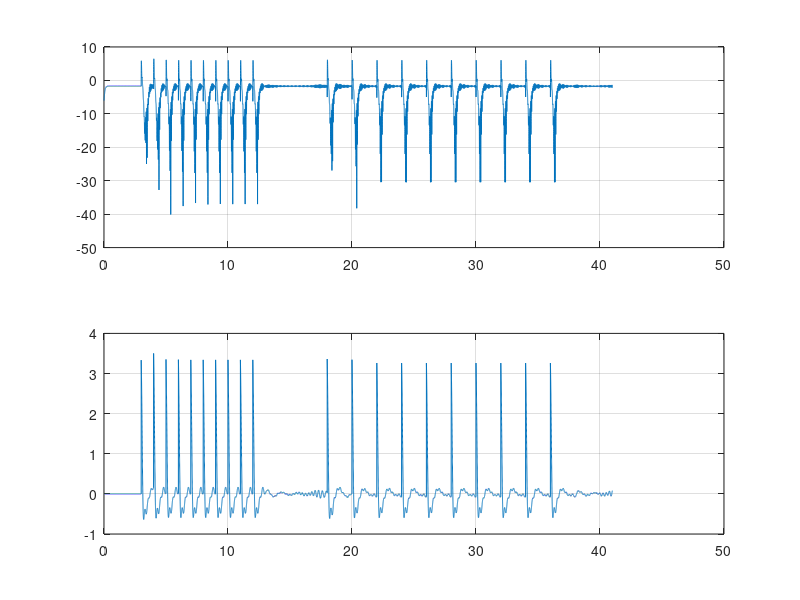

Write MATLAB code to recreate this figure. (Note: this script raises an error after producing the figure.)
%%
clear all;close all;clc;

% parameters for the 1st layer in the network
freqs1 = logspace(-0.1,0.6,30)';
nfreqs1 = length(freqs1);
z10 = 0.00001*ones(nfreqs1,1); % initial complex state of the oscillators
alpha1 = 0*ones(nfreqs1,1);
beta11 = -300*ones(nfreqs1,1);
beta12 = 0*ones(nfreqs1,1);
epsilon1 = 1*ones(nfreqs1,1);

% parameters for the 2nd layer in the network
freqs2 = 20;
nfreqs2 = length(freqs2);
z20 = 0.5*ones(nfreqs2,1); % initial complex state of the oscillators
alpha2 = 10*ones(nfreqs2,1);
beta21 = -15*ones(nfreqs2,1);
beta22 = 0*ones(nfreqs2,1);
epsilon2 = 1*ones(nfreqs2,1);

c = 50; % coupling strength between the two layers

% parameters for time
fs = 1000;
begin_t = 3; % in seconds
T = 1/fs;
time = 0:T:begin_t-T;

z_all = [];
t_all = [];

%%% Integrate the beginning of the function
% note this initial segment has no input
% write the ODE for z dot
full_sys = @(t,z,alpha1,beta11,beta12,epsilon1,alpha2,beta21,beta22,epsilon2,freqs1,freqs2,c)  ...
    [z(1:nfreqs2).*(alpha2 + 1i*2*pi*freqs2 + beta21.*abs(z(1:nfreqs2)).^2 + ...
    (epsilon2.*beta22.*abs(z(1:nfreqs2)).^4)./(1-epsilon2.*abs(z(1:nfreqs2)).^2)) + ...
    c*sum(z((nfreqs2+1:nfreqs2+nfreqs1)));
    z(nfreqs2+1:nfreqs2+nfreqs1).*(alpha1 + 1i*2*pi*freqs1 + beta11.*abs(z(nfreqs2+1:nfreqs2+nfreqs1)).^2 + ...
    (epsilon1.*beta12.*abs(z(nfreqs2+1:nfreqs2+nfreqs1)).^4)./(1-epsilon1.*abs(z(nfreqs2+1:nfreqs2+nfreqs1)).^2))];
% integrate the ode to obtain the amplitude
[time,z_i] = ode45(@(t,z) full_sys(t,z,alpha1,beta11,beta12,epsilon1,alpha2,beta21,beta22,epsilon2,freqs1,freqs2,c),time,[z20' z10']);

z_all = [z_all z_i'];
t_all = [t_all time'];

%%% Period of Stimulation 1: at 1.6Hz
% parameters for time during impulse stimulation
num_pulses = 10;
F = 0.1; % forcing amplitude
f = 1; % period of stimulation in Hz
stim_t = 1/f; % in seconds
time = t_all(end)+T:T:t_all(end)+stim_t;

for istim = 1:num_pulses
    
    z20 = z_all(1:nfreqs2,end);
    z10 = z_all(nfreqs2+1:nfreqs2+nfreqs1,end) + (F./(1-sqrt(epsilon1).*F)).*(1./(1-sqrt(epsilon1).*conj(z_all(nfreqs2+1:nfreqs2+nfreqs1,end))));
    
    % write the ODE for z dot during stimulation
    full_sys = @(t,z,alpha1,beta11,beta12,epsilon1,alpha2,beta21,beta22,epsilon2,freqs1,freqs2,c)  ...
        [z(1:nfreqs2).*(alpha2 + 1i*2*pi*freqs2 + beta21.*abs(z(1:nfreqs2)).^2 + (epsilon2.*beta22.*abs(z(1:nfreqs2)).^4)./(1-epsilon2.*abs(z(1:nfreqs2)).^2)) + c*sum(z((nfreqs2+1:nfreqs2+nfreqs1)));
        z(nfreqs2+1:nfreqs2+nfreqs1).*(alpha1 + 1i*2*pi*freqs1 + beta11.*abs(z(nfreqs2+1:nfreqs2+nfreqs1)).^2 + (epsilon1.*beta12.*abs(z(nfreqs2+1:nfreqs2+nfreqs1)).^4)./(1-epsilon1.*abs(z(nfreqs2+1:nfreqs2+nfreqs1)).^2))];
    % integrate the ode to obtain the amplitude
    [time,z_i] = ode45(@(t,z) full_sys(t,z,alpha1,beta11,beta12,epsilon1,alpha2,beta21,beta22,epsilon2,freqs1,freqs2,c),time,[z20' z10']);
    
    z_all = [z_all z_i'];
    t_all = [t_all time'];
    
    % update time vector
    time = t_all(end)+T:T:t_all(end)+stim_t;
    
end

%%% let the system relax after stimulation
% parameters for time after stimulation
relax_t = 5; % in seconds
time = t_all(end)+T:T:t_all(end)+relax_t;

z20 = z_all(1:nfreqs2,end);
z10 = z_all(nfreqs2+1:nfreqs2+nfreqs1,end);

% write the ODE for z dot during relaxation
full_sys = @(t,z,alpha1,beta11,beta12,epsilon1,alpha2,beta21,beta22,epsilon2,freqs1,freqs2,c)  ...
    [z(1:nfreqs2).*(alpha2 + 1i*2*pi*freqs2 + beta21.*abs(z(1:nfreqs2)).^2 + (epsilon2.*beta22.*abs(z(1:nfreqs2)).^4)./(1-epsilon2.*abs(z(1:nfreqs2)).^2)) + c*sum(z((nfreqs2+1:nfreqs2+nfreqs1)));
    z(nfreqs2+1:nfreqs2+nfreqs1).*(alpha1 + 1i*2*pi*freqs1 + beta11.*abs(z(nfreqs2+1:nfreqs2+nfreqs1)).^2 + (epsilon1.*beta12.*abs(z(nfreqs2+1:nfreqs2+nfreqs1)).^4)./(1-epsilon2.*abs(z(nfreqs2+1:nfreqs2+nfreqs1)).^2))];
% integrate the ode to obtain the amplitude
[time,z_i] = ode45(@(t,z) full_sys(t,z,alpha1,beta11,beta12,epsilon1,alpha2,beta21,beta22,epsilon2,freqs1,freqs2,c),time,[z20' z10']);

z_all = [z_all z_i'];
t_all = [t_all time'];

%%% Period of Stimulation 2: at 2.2Hz
% parameters for time during impulse stimulation
f = 0.5; % period of stimulation in Hz
stim_t = 1/f; % in seconds
time = t_all(end)+T:T:t_all(end)+stim_t;

for istim = 1:num_pulses
    
    z20 = z_all(1:nfreqs2,end);
    z10 = z_all(nfreqs2+1:nfreqs2+nfreqs1,end) + (F./(1-sqrt(epsilon1).*F)).*(1./(1-sqrt(epsilon1).*conj(z_all(nfreqs2+1:nfreqs2+nfreqs1)')));
    
    % write the ODE for z dot during stimulation
    full_sys = @(t,z,alpha1,beta11,beta12,epsilon1,alpha2,beta21,beta22,epsilon2,freqs1,freqs2,c)  ...
        [z(1:nfreqs2).*(alpha2 + 1i*2*pi*freqs2 + beta21.*abs(z(1:nfreqs2)).^2 + (epsilon2.*beta22.*abs(z(1:nfreqs2)).^4)./(1-epsilon2.*abs(z(1:nfreqs2)).^2)) + c*sum(z((nfreqs2+1:nfreqs2+nfreqs1)));
        z(nfreqs2+1:nfreqs2+nfreqs1).*(alpha1 + 1i*2*pi*freqs1 + beta11.*abs(z(nfreqs2+1:nfreqs2+nfreqs1)).^2 + (epsilon1.*beta12.*abs(z(nfreqs2+1:nfreqs2+nfreqs1)).^4)./(1-epsilon2.*abs(z(nfreqs2+1:nfreqs2+nfreqs1)).^2))];
    % integrate the ode to obtain the amplitude
    [time,z_i] = ode45(@(t,z) full_sys(t,z,alpha1,beta11,beta12,epsilon1,alpha2,beta21,beta22,epsilon2,freqs1,freqs2,c),time,[z20' z10']);
    
    z_all = [z_all z_i'];
    t_all = [t_all time'];
    
    % update time vector
    time = t_all(end)+T:T:t_all(end)+stim_t;
    
end

%%% let the system relax after stimulation
% parameters for time after stimulation
end_t = 3; % in seconds
time = t_all(end)+T:T:t_all(end)+end_t;

z20 = z_all(1:nfreqs2,end);
z10 = z_all(nfreqs2+1:nfreqs2+nfreqs1,end);

% write the ODE for z dot during stimulation
full_sys = @(t,z,alpha1,beta11,beta12,epsilon1,alpha2,beta21,beta22,epsilon2,freqs1,freqs2,c)  ...
    [z(1:nfreqs2).*(alpha2 + 1i*2*pi*freqs2 + beta21.*abs(z(1:nfreqs2)).^2 + (epsilon2.*beta22.*abs(z(1:nfreqs2)).^4)./(1-epsilon2.*abs(z(1:nfreqs2)).^2)) + c*sum(z((nfreqs2+1:nfreqs2+nfreqs1)));
    z(nfreqs2+1:nfreqs2+nfreqs1).*(alpha1 + 1i*2*pi*freqs1 + beta11.*abs(z(nfreqs2+1:nfreqs2+nfreqs1)).^2 + (epsilon1.*beta12.*abs(z(nfreqs2+1:nfreqs2+nfreqs1)).^4)./(1-epsilon2.*abs(z(nfreqs2+1:nfreqs2+nfreqs1)).^2))];
% integrate the ode to obtain the amplitude
[time,z_i] = ode45(@(t,z) full_sys(t,z,alpha1,beta11,beta12,epsilon1,alpha2,beta21,beta22,epsilon2,freqs1,freqs2,c),time,[z20' z10']);

z_all = [z_all z_i'];
t_all = [t_all time'];

figure(1)
subplot(2,1,1)
plot(t_all,20*log10(abs(z_all(1,:))))
grid on
subplot(2,1,2)
plot(t_all,sum((z_all(2:end,:))))
grid on

figure(2)
spectrogram(conj(z_all(1,:)),hann(128),100,2^nextpow2(20000),fs,'yaxis')
title('Spectrum of the Beta Oscillator (2nd layer)')
ylim([0 100])
caxis([-70 -10])

figure(3)
polar(angle(z_all(1,:)),abs(z_all(1,:)))
%%
% old version starts beyond this line:

for ifreq = 1:nfreqs1
    max_abs = 0.22;
    figure(1)
    subplot(1,nfreqs1,ifreq)
    plot(t_all,abs(z_all(ifreq,:)))
    title(sprintf('%.2f Hz',freqs1(ifreq)))
    axis([t_all(1) t_all(end) 0 max_abs])
    grid on
    xlabel('Time (s)')
    ylabel('Magnitude')
    figure(2)
    subplot(1,nfreqs1,ifreq)
    polar(pi,max_abs)
    hold on
    polar(angle(z_all(ifreq,:)),abs(z_all(ifreq,:)))
    hold on
    grid on
end

%%
clear all;clf(1);clf(2);clc;

% parameters of the network
freqs1 = logspace(0,0.6,20);
nfreqs1 = length(freqs1);


z_all_freqs = [];

for ifreq=1:nfreqs1
    
    
    % parameters of the oscillator
    z10 = 0.001; % initial complex state of the oscillator
    alpha1 = 0;
    beta11 = -100;
    beta12 = 0;
    epsilon1 = 1;
    
    % parameters for time
    fs = 1000;
    begin_t = 2; % in seconds
    T = 1/fs;
    time = 0:T:begin_t-T;
    
    z_all = [];
    t_all = [];
    
    %%% Integrate the beginning of the function
    % note this initial segment has no input
    % write the ODE for z dot
    full_sys = @(t,z,alpha,beta1,beta2,epsilon,freqs)  ...
        z*(alpha + 1i*2*pi*freqs(ifreq) + beta1*abs(z)^2 + (epsilon*beta2*abs(z)^4)/(1-epsilon*abs(z)^2));
    % integrate the ode to obtain the amplitude
    [time,z_i] = ode45(@(t,z) full_sys(t,z,alpha1,beta11,beta12,epsilon1,freqs1),time,z10);
    z_all = [z_all z_i'];
    t_all = [t_all time'];
    
    %%% Period of Stimulation 1: at 3Hz
    % parameters for time during impulse stimulation
    num_pulses = 12;
    F = 0.1; % forcing amplitude
    f = 1.6; % period of stimulation in Hz
    stim_t = 1/f; % in seconds
    time = t_all(end)+T:T:t_all(end)+stim_t;
    
    for istim = 1:num_pulses
        
        z10 = z_all(end) + (F/(1-sqrt(epsilon1)*F))*(1/(1-sqrt(epsilon1)*conj(z_all(end))));
        
        % write the ODE for z dot during stimulation
        full_sys = @(t,z,alpha,beta1,beta2,epsilon,freqs)  ...
            z*(alpha + 1i*2*pi*freqs(ifreq) + beta1*abs(z)^2 + (epsilon*beta2*abs(z)^4)/(1-epsilon*abs(z)^2));
        % integrate the ode to obtain the amplitude
        [time,z_i] = ode45(@(t,z) full_sys(t,z,alpha1,beta11,beta12,epsilon1,freqs1),time,z10);
        
        z_all = [z_all z_i'];
        t_all = [t_all time'];
        
        % update time vector
        time = t_all(end)+T:T:t_all(end)+stim_t;
        
    end
    
    %%% let the system relax after stimulation
    % parameters for time after stimulation
    relax_t = 5; % in seconds
    time = t_all(end)+T:T:t_all(end)+relax_t;
    
    z10 = z_all(end);
    % write the ODE for z dot during stimulation
    full_sys = @(t,z,alpha,beta1,beta2,epsilon,freqs)  ...
        z*(alpha + 1i*2*pi*freqs(ifreq) + beta1*abs(z)^2 + (epsilon*beta2*abs(z)^4)/(1-epsilon*abs(z)^2));
    % integrate the ode to obtain the amplitude
    [time,z_i] = ode45(@(t,z) full_sys(t,z,alpha1,beta11,beta12,epsilon1,freqs1),time,z10);
    
    z_all = [z_all z_i'];
    t_all = [t_all time'];
    
    %%% Period of Stimulation 2: at 4Hz
    % parameters for time during impulse stimulation
    f = 2.2; % period of stimulation in Hz
    stim_t = 1/f; % in seconds
    time = t_all(end)+T:T:t_all(end)+stim_t;
    
    for istim = 1:num_pulses
        
        z10 = z_all(end) + (F/(1-sqrt(epsilon1)*F))*(1/(1-sqrt(epsilon1)*conj(z_all(end))));
        
        % write the ODE for z dot during stimulation
        full_sys = @(t,z,alpha,beta1,beta2,epsilon,freqs)  ...
            z*(alpha + 1i*2*pi*freqs(ifreq) + beta1*abs(z)^2 + (epsilon*beta2*abs(z)^4)/(1-epsilon*abs(z)^2));
        % integrate the ode to obtain the amplitude
        [time,z_i] = ode45(@(t,z) full_sys(t,z,alpha1,beta11,beta12,epsilon1,freqs1),time,z10);
        
        z_all = [z_all z_i'];
        t_all = [t_all time'];
        
        % update time vector
        time = t_all(end)+T:T:t_all(end)+stim_t;
        
    end
    
    %%% let the system relax after stimulation
    % parameters for time after stimulation
    end_t = 3; % in seconds
    time = t_all(end)+T:T:t_all(end)+end_t;
    
    z10 = z_all(end);
    % write the ODE for z dot during stimulation
    full_sys = @(t,z,alpha,beta1,beta2,epsilon,freqs)  ...
        z*(alpha + 1i*2*pi*freqs(ifreq) + beta1*abs(z)^2 + (epsilon*beta2*abs(z)^4)/(1-epsilon*abs(z)^2));
    % integrate the ode to obtain the amplitude
    [time,z_i] = ode45(@(t,z) full_sys(t,z,alpha1,beta11,beta12,epsilon1,freqs1),time,z10);
    
    z_all = [z_all z_i'];
    t_all = [t_all time'];
    
    max_abs = 0.22;
    figure(1)
    subplot(1,nfreqs1,ifreq)
    plot(t_all,abs(z_all))
    title(sprintf('%.2f Hz',freqs1(ifreq)))
    axis([t_all(1) t_all(end) 0 max_abs])
    grid on
    xlabel('Time (s)')
    ylabel('Magnitude')
    figure(2)
    subplot(1,nfreqs1,ifreq)
    polar(pi,max_abs)
    hold on
    polar(angle(z_all),abs(z_all))
    hold on
    grid on
    
    z_all_freqs(ifreq,:) = z_all;
    
end

figure(3)
subplot(2,1,1)
plot3(t_all,real(sum(z_all_freqs)),imag(sum(z_all_freqs)))
grid on
subplot(2,1,2)
plot(t_all,abs(sum(z_all_freqs)))
